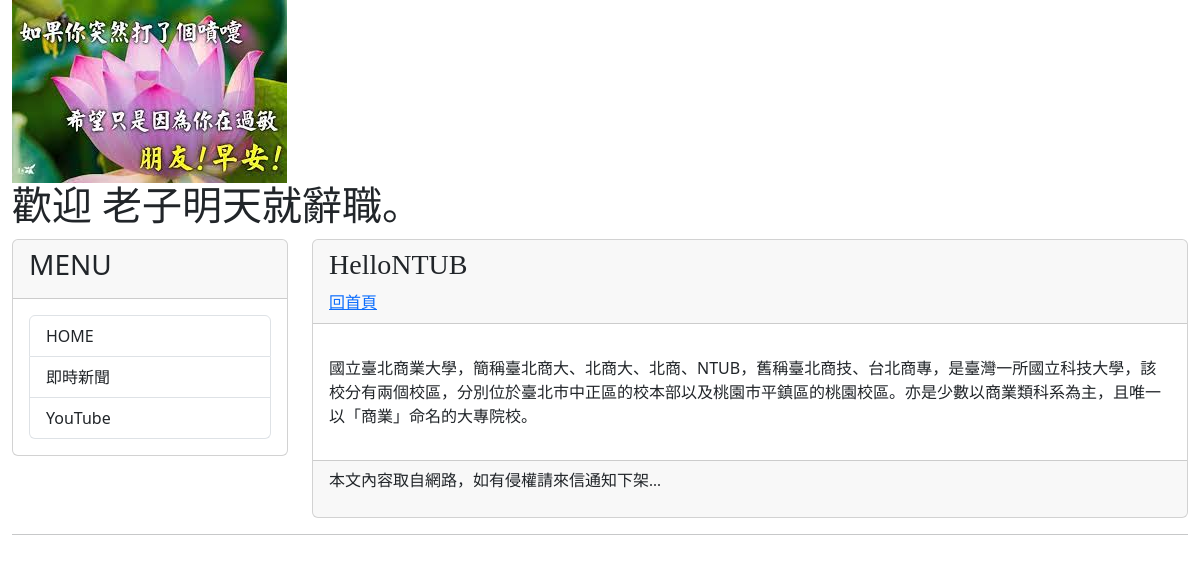
The page /post/introntub/ on the database its author committed.
### mysite/models.py (models this page shows, shortened)
class Post(models.Model):
    title = models.CharField(max_length=200)
    slug = models.CharField(max_length=200)
    body = models.TextField()
    pub_date = models.DateTimeField(auto_now_add=True)
    class Meta:
        ordering = ('-pub_date', )

### mysite/views.py (the view)
# urls.py: path('post/<slug:slug>/',mv.showpost,name = "shoepost")
def showpost(request, slug):
    try:
        post = Post.objects.get(slug=slug)
        if post !=None:
           return render(request, 'post.html', locals())
        else:
            return redirect("/")
    except:
        return redirect("/")

### mysite/templatetags/markdown_extras.py (called while the page is built)
@register.filter
def convert_markdown(text):
    return markdown.markdown(text)

### templates/post.html (shortened to what this page needs)
{% extends "base2.html" %}
{% load markdown_extras %}
{% block headmessage %}
<h3 style='font-family:微軟正黑體;'>{{post.title}}</h3>
<a style='font-family:微軟正黑體;'href="/">回首頁</a>
{%endblock headmessage%}
{% block content%}
<p style='font-family:微軟正黑體;font-size:12pt;letter-spacing:2pt;'>
    {{ post.body | convert_markdown | safe }}</a>
</p>
{% endblock content %}

### rows shown on the page
Post: title "HelloNTUB", body|convert_markdown "國立臺北商業大學，簡稱臺北商大、北商大、北商、NTUB，舊稱臺北商技、台北商專，是臺灣一所國立科技大學，該校分有兩個校區，分別位於臺北市中正區的校本部以及桃園市平鎮區的桃園校區。亦是少數以商業類科系為主，且唯一以「商業」命名的大專院校。"
